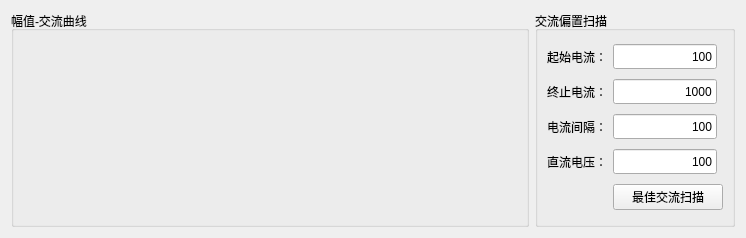
<?xml version="1.0" encoding="UTF-8"?>
<ui version="4.0">
 <class>OptimalACBiasForm</class>
 <widget class="QWidget" name="OptimalACBiasForm">
  <property name="geometry">
   <rect>
    <x>0</x>
    <y>0</y>
    <width>746</width>
    <height>238</height>
   </rect>
  </property>
  <property name="windowTitle">
   <string>Form</string>
  </property>
  <layout class="QGridLayout" name="gridLayout">
   <item row="0" column="0">
    <widget class="QGroupBox" name="groupBox">
     <property name="title">
      <string>幅值-交流曲线</string>
     </property>
     <layout class="QGridLayout" name="gridLayout_2">
      <item row="0" column="0">
       <widget class="Plot" name="ACVPlot"/>
      </item>
     </layout>
    </widget>
   </item>
   <item row="0" column="1">
    <widget class="QGroupBox" name="groupBox_5">
     <property name="sizePolicy">
      <sizepolicy hsizetype="Preferred" vsizetype="Expanding">
       <horstretch>0</horstretch>
       <verstretch>0</verstretch>
      </sizepolicy>
     </property>
     <property name="minimumSize">
      <size>
       <width>200</width>
       <height>150</height>
      </size>
     </property>
     <property name="maximumSize">
      <size>
       <width>200</width>
       <height>16777215</height>
      </size>
     </property>
     <property name="title">
      <string>交流偏置扫描</string>
     </property>
     <layout class="QGridLayout" name="gridLayout_9">
      <item row="0" column="0">
       <widget class="QLabel" name="label_23">
        <property name="text">
         <string>起始电流：</string>
        </property>
       </widget>
      </item>
      <item row="0" column="1">
       <widget class="QLineEdit" name="leStartAC">
        <property name="minimumSize">
         <size>
          <width>0</width>
          <height>25</height>
         </size>
        </property>
        <property name="text">
         <string>100</string>
        </property>
        <property name="alignment">
         <set>Qt::AlignRight|Qt::AlignTrailing|Qt::AlignVCenter</set>
        </property>
       </widget>
      </item>
      <item row="1" column="0">
       <widget class="QLabel" name="label_24">
        <property name="text">
         <string>终止电流：</string>
        </property>
       </widget>
      </item>
      <item row="1" column="1">
       <widget class="QLineEdit" name="leStopAC">
        <property name="minimumSize">
         <size>
          <width>0</width>
          <height>25</height>
         </size>
        </property>
        <property name="text">
         <string>1000</string>
        </property>
        <property name="alignment">
         <set>Qt::AlignRight|Qt::AlignTrailing|Qt::AlignVCenter</set>
        </property>
       </widget>
      </item>
      <item row="2" column="1">
       <widget class="QLineEdit" name="leStepAC">
        <property name="minimumSize">
         <size>
          <width>0</width>
          <height>25</height>
         </size>
        </property>
        <property name="text">
         <string>100</string>
        </property>
        <property name="alignment">
         <set>Qt::AlignRight|Qt::AlignTrailing|Qt::AlignVCenter</set>
        </property>
       </widget>
      </item>
      <item row="2" column="0">
       <widget class="QLabel" name="label_25">
        <property name="text">
         <string>电流间隔：</string>
        </property>
       </widget>
      </item>
      <item row="3" column="0">
       <widget class="QLabel" name="label_29">
        <property name="text">
         <string>直流电压：</string>
        </property>
       </widget>
      </item>
      <item row="3" column="1">
       <widget class="QLineEdit" name="leScanAC_DC">
        <property name="minimumSize">
         <size>
          <width>0</width>
          <height>25</height>
         </size>
        </property>
        <property name="layoutDirection">
         <enum>Qt::RightToLeft</enum>
        </property>
        <property name="styleSheet">
         <string notr="true"/>
        </property>
        <property name="text">
         <string>100</string>
        </property>
        <property name="alignment">
         <set>Qt::AlignRight|Qt::AlignTrailing|Qt::AlignVCenter</set>
        </property>
       </widget>
      </item>
      <item row="4" column="1" colspan="2">
       <widget class="QPushButton" name="pbOptimalAC">
        <property name="sizePolicy">
         <sizepolicy hsizetype="Preferred" vsizetype="Fixed">
          <horstretch>0</horstretch>
          <verstretch>0</verstretch>
         </sizepolicy>
        </property>
        <property name="text">
         <string>最佳交流扫描</string>
        </property>
       </widget>
      </item>
     </layout>
    </widget>
   </item>
  </layout>
 </widget>
 <customwidgets>
  <customwidget>
   <class>Plot</class>
   <extends>QFrame</extends>
   <header>plot.h</header>
   <container>1</container>
  </customwidget>
 </customwidgets>
 <resources/>
 <connections/>
</ui>
